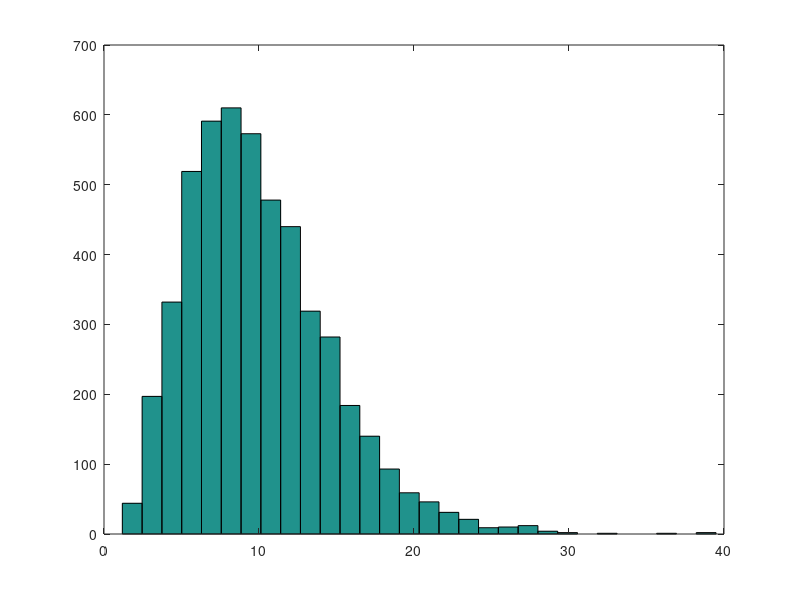

Source code (MATLAB): (Note: this script raises an error after producing the figure.)

clear;
clc;
randn('seed',sum(100*clock));
rand('seed',sum(100*clock));

%------------------------------------------------------------------
%generate lognormal data
%------------------------------------------------------------------
nobs = 5000;
v=10;
y = chi2rnd(v,nobs,1);
hist(y,30);
xmat = [ones(nobs,1)];
%-------------------------------------------------
%CHOOSE THE PRIOR SPECIFICATIONS
%-------------------------------------------------

n_comp = 2;
alphas = 2*ones(n_comp,1);

mu_beta1 = [v]';     mu_beta2 = v;
V_beta1 = 4*eye(size(xmat,2)); V_beta2 = 4*eye(size(xmat,2));

beta0 = [mu_beta1 mu_beta2];
inv_parms = [V_beta1 V_beta2];

a = [3 3]';
b = [(1/40) (1/40)]';

%-------------------------------------------------
%SET VECTOR, MATRIX LENGTHS AND INITIAL CONDITIONS.
%-------------------------------------------------
iter = 4000;
burn = 1000;

beta1_final = zeros(iter-burn,n_comp);
sig_final = zeros(iter-burn,n_comp);

P_final = zeros(iter-burn,1);


%start out with tau = the true division of the components.
P = [.5 .5];
betas = [10 15];
sig_temp = [20 20];
tempp = .5*sign(rand(nobs,1)-.5) + .5;
tau = [tempp (1-tempp)]; 
clear tempp;

%-----------------------
%BEGIN THE GIBBS SAMPLER
%-----------------------

for j = 2:iter;
    %%%%%%%%%%%%%%%%%%%%%%%%%%%%%%
    %Draw the Coefficient Vectors%
    %%%%%%%%%%%%%%%%%%%%%%%%%%%%%%
    
    for l = 1:n_comp;
        points = find(tau(:,l)==1);
        x_use = xmat(points,:);
        y_use = y(points);
       
    D_beta = inv(x_use'*x_use/sig_temp(:,l) + inv_parms(:,l));
    d_beta = x_use'*y_use/sig_temp(:,l) + inv_parms(:,l)*beta0(:,l);
    H = chol(D_beta);
    betas(:,l) = D_beta*d_beta + H'*randn(size(xmat,2),1);
    clear points x_use y_use D_beta d_beta H;
end;

    %%%%%%%%%%%%%%%%%%%%%%%%%%%%
    %Draw the VARIANCE PARAMETERS%
    %%%%%%%%%%%%%%%%%%%%%%%%%%%%
    
    for l = 1:n_comp;
        points = find(tau(:,l)==1);
        x_use = xmat(points,:);
        y_use = y(points);
  
        resids = .5*(y_use - betas(:,l))'*(y_use - betas(:,l));
        sig_temp(:,l) = invgamrnd( (length(y_use)/2 + a(l,1)), inv(resids + inv(b(l,1))),1,1);
  end;
    %%%%%%%%%%%%%%%%%%%%%%%%%%
    %SAMPLE THE COMPONENT LABEL VECTOR%
    %%%%%%%%%%%%%%%%%%%%%%%%%%
   tempp1 = normpdf(y,betas(:,1),sqrt(sig_temp(:,1)));
   tempp2 = normpdf(y,betas(:,2),sqrt(sig_temp(:,2)));
    
    probs_1 = P(1)*tempp1;
    probs_2 = P(2)*tempp2;
    normalize = probs_1 + probs_2;
    
    tempp = rand(nobs,1);
    tau = [((.5*sign(probs_1./normalize - tempp)+.5)) (1 - (.5*sign(probs_1./normalize - tempp)+.5))];
    
    %%%%%%%%%%%%%%%%%%%%%%%%%%%%%%%%%%%
    %SAMPLE THE COMPONENT PROBABILTIES%
    %%%%%%%%%%%%%%%%%%%%%%%%%%%%%%%%%%%
    nn = sum(tau);
    P = dirchlet_rnd([(nn(1) + alphas(1)) (nn(2) + alphas(2))]);
    
    
    if j >burn
        beta1_final(j-burn,:) = [betas(:,1) betas(:,2)];    
        P_final(j-burn) = P(1);
        sig_final(j-burn,:) = [sig_temp(:,1) sig_temp(:,2)];
   end;

end;

ygrid = linspace(.0001,30,1000)';

for j = 1:length(ygrid);
density(j,1) = mean ((P_final(:,1)).*normpdf(ygrid(j,1),(beta1_final(:,1)),(sqrt(sig_final(:,1)))) + ...
   (1- (P_final(:,1))).*normpdf(ygrid(j,1),(beta1_final(:,2)),(sqrt(sig_final(:,2)))) );
end;
plot(ygrid,density);
true_density = ( 2^(-v/2))*(inv(gamma(v/2)))*(ygrid.^( (v/2) -1)).*exp( -.5*ygrid);
hold on;
plot(ygrid,true_density,'--');
hold off;

save chi3_mix_res ygrid density true_density;
